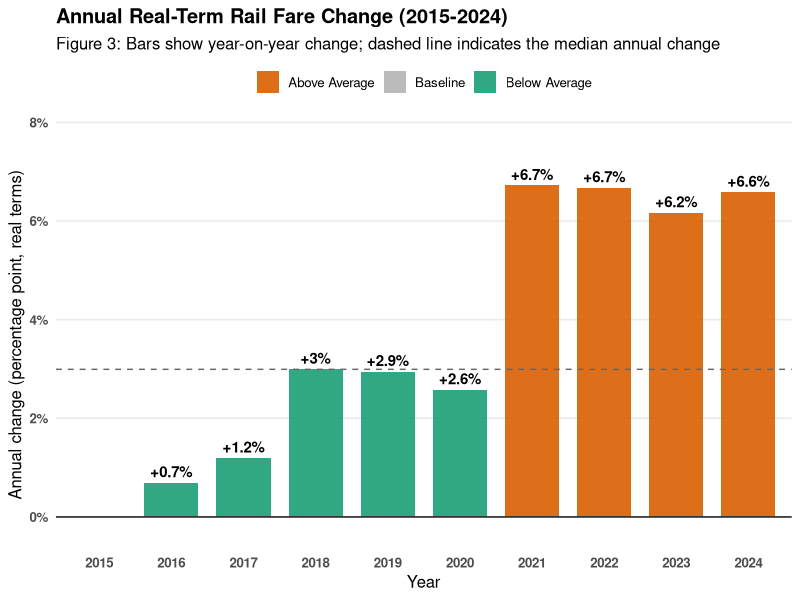

The R script that drew this image:
# Section 1: Data Preparation & Feature Engineering

# Load core libraries
library(readxl)
library(dplyr)
library(ggplot2)
library(scales)

# Load the cleaned fares dataset
fares<- read_excel("data/rail_fares.xlsx", sheet = "clean_fares")

# Calculating Year-on-Year Volatility
fares_15_24 <- fares %>% 
  
  # Restrict analysis window 
  filter(year >= 2015, year <= 2024) %>%
  arrange(year) %>% 
  mutate(
    # 1. Rebase the index to 2015 = 0%
    base_2015 = fare_change[year == 2015][1],
    cum_pct_change = (fare_change / base_2015 - 1) *100,

# Calculating YoY change
  annual_change = cum_pct_change - lag(cum_pct_change) 
  )

# Statistical Benchmarking
median_hike <- median(fares_15_24$annual_change[fares_15_24$year > 2015], na.rm = TRUE)

# Classification Logic
fares_15_24 <- fares_15_24 %>% 
  mutate(
    impact = case_when(
      is.na(annual_change) ~ "Baseline",
      annual_change <= median_hike ~ "Below Average",
      TRUE ~ "Above Average"
    ),
# Label Formatting
    label_txt = case_when(
      is.na(annual_change) ~ "Baseline",
      annual_change >= 0 ~ paste0("+", round(annual_change, 1), "%"),
      TRUE ~ paste0(round(annual_change, 1), "%")
    )
  )
    
# SECTION 2: Visualisation
fig3 <- ggplot(fares_15_24, aes(x=factor(year), y= annual_change, fill=impact)) +
    
  # 1. Bar Geometry
  geom_col(width= 0.75, alpha = 0.9)+
  
  # 2. Reference Lines    
  geom_hline(yintercept = median_hike, linetype= "dashed", color = "grey40") +
  geom_hline(yintercept = 0, linewidth =0.6, color = "grey20") +
  
  # 3. Dynamic Labelling
  geom_text(
    aes(label = label_txt,
        vjust = ifelse(is.na(annual_change), -0.5,
                       ifelse(annual_change >= 0, -0.5, 1.2))),
        size = 3.8, fontface ="bold"
      )+
        
  # 4. Colour Strategy
  scale_fill_manual(values = c(
    "Baseline" = "grey70",
    "Below Average"= "#1b9e77",
    "Above Average" = "#d95f02"
    ))+
        
  # 5. Scale Management
  scale_y_continuous(
    labels = function(x) paste0(round(x, 1), "%"),
    expand = expansion(mult = c(0.1, 0.2))
    )+
     
  # Annotation and Theme   
  labs(
    title ="Annual Real-Term Rail Fare Change (2015-2024)", 
    subtitle ="Figure 3: Bars show year-on-year change; dashed line indicates the median annual change",
    x= "Year",
    y = "Annual change (percentage point, real terms)",
    )+
  theme_minimal(base_size = 12) +
  theme(
    legend.position = "top",
    legend.title = element_blank(),
    plot.title = element_text(face = "bold"),
    axis.text = element_text(face = "bold"),
    panel.grid.major.x = element_blank(),   # Remove vertical grid lines
    panel.grid.minor = element_blank()
    )+
        
  coord_cartesian(clip ="off")

# Render plot
fig3 